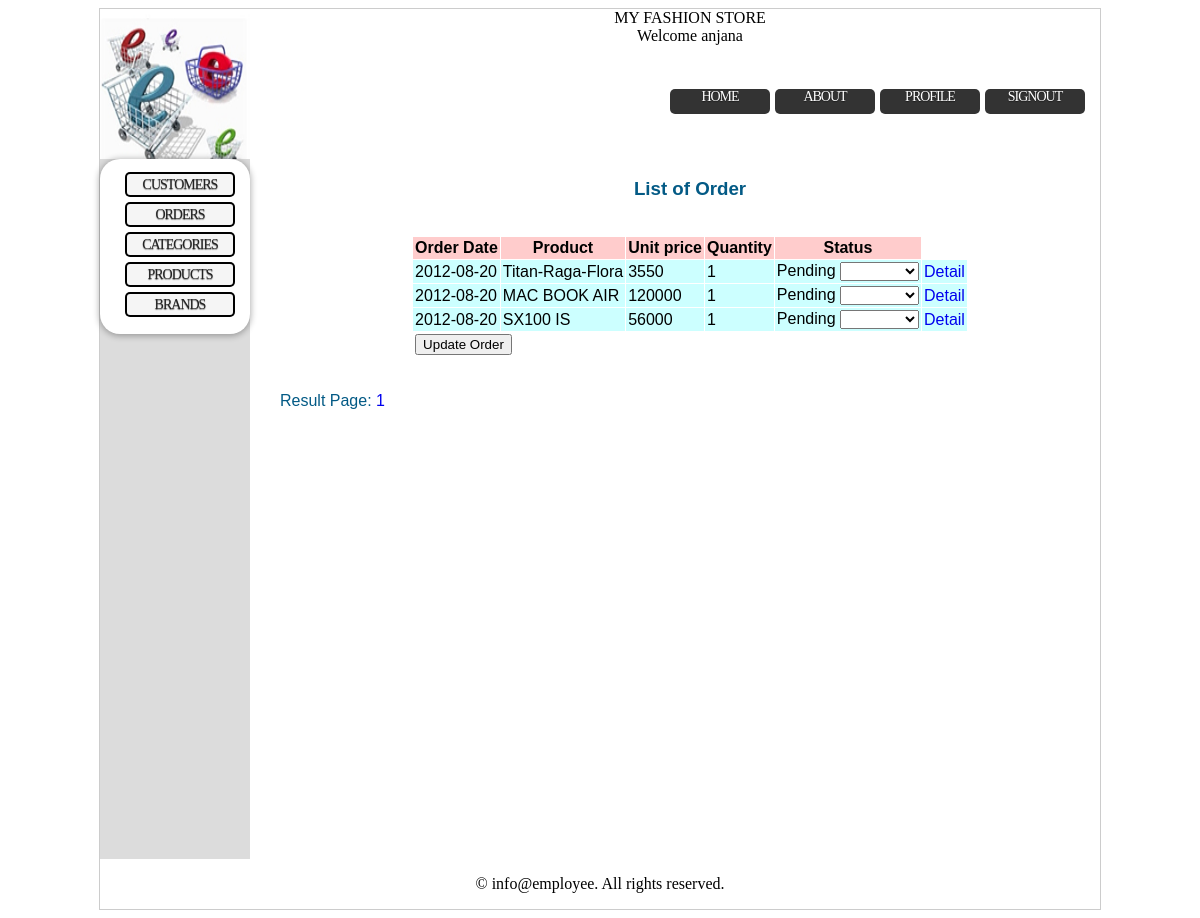
Screenshot of /admin/order_list.php (signed in) with the database file from the repository.
### tables this page shows
CREATE TABLE IF NOT EXISTS `orders` (
  `oid` int(11) NOT NULL,
  `orderdate` date NOT NULL,
  `pid` int(11) NOT NULL,
  `productname` varchar(255) NOT NULL,
  `price` int(11) NOT NULL,
  `quantity` int(11) NOT NULL,
  `status` varchar(25) NOT NULL DEFAULT 'Pending'
);

### library/sql.php (called while the page is built, shortened)
<?php
class DB
{
	public function query($sql)
	{
		$result = mysql_query($sql) or die(mysql_error());
		if($result) return $result;
		else return false;
	}
}
?>

### admin/order_list.php (the view, shortened to what this page needs)
<?php
require_once "../library/sql.php";
$db= new DB();
$records_per_page = 15;
$total = mysql_result(mysql_query("SELECT COUNT(*) FROM orders"), 0);
$page_count = ceil($total / $records_per_page);
$page = 1;
$skip = ($page - 1) * $records_per_page;
$query =("SELECT * FROM orders LIMIT $skip, $records_per_page");
$result=$db->query($query);
?>
<html>
	<head>
		<link rel="stylesheet" type="text/css" href="../CSS/style.css" media="screen" />
	</head>
	<body>
		<div class="wrapper">
		<?php
			require_once "../library/header.php";
			require_once "../library/content.php";
		?>
		<div class="rightcontent">
		<?php
			if(mysql_num_rows($result)>=1)
				{
					?>
						<form name="status" method="POST" action="order_list.php?action=update">
						<center><h3>List of Order</h3></center>
						<br/><table align="center" border="0px" cellpadding="2" cellspacing="1">
						 <tr bgcolor="#FFCCCC"><th>Order Date</th><th>Product</th><th>Unit price</th><th>Quantity</th>
						 <th>Status</th></tr>
					<?php
					while($row=mysql_fetch_assoc($result))
					{
					?>
						<tr bgcolor="#CCFFFF">
						<td><?php echo $row['orderdate'];?></td>
						<td><?php echo $row['productname'];?></td>
						<td><?php echo $row['price'];?></td>
						<td><?php echo $row['quantity'];?></td>
						<td><?php echo $row['status'];?>
						<select name="status_<?php echo $row['oid']; ?>">
						<option value=""></option>
						<option value="pending">Pending</option>
						</select></td>
						<td><a href="orderdetail.php?orderid=<?php echo $row['oid'];?>" style="text-decoration:none;">Detail</a></td>
						</tr>
					<?php
					}
				?>
				<tr>
				<td colspan="6"><input type="submit" name="btnupdate" value="Update Order" /></td>
				</tr>
				</table>
				</form><br/>
				Result Page:
				<?php
				for ($i = 1; $i <= $page_count; ++$i)
					{
						echo '<a href="' . $_SERVER['PHP_SELF'] . '?page=' . $i . '" align="center" style="text-decoration:none;">'. $i . '</a> ';
					}
				}
				else
				{
					echo "No orders are placed yet";
				}
				?>
		</div>
		<div class="footer">
			<p>&copy; info@employee. All rights reserved.</p>
		</div>
		</div>
	</body>
</html>

### library/header.php (shortened to what this page needs)
<div id="header">
	<div class="logo">
			<img src="../IMAGES/logo.jpg" height="170px" width="150px">
		</div>
		<div class="banner">
			<div class="bannerup">
				<center>MY FASHION STORE</center>
				<?php
					echo "<center>Welcome " . $_SESSION['username'] . "</center>";
				?>
			</div>
			<div class="bannerdown">
				<div class="menu">
				<ul>
				<ul id="nav">
					<li><a href="logout.php">Signout</a></li>
					<li><a href="#">profile</a>
					</li>
					<li>
						<a href="#">About</a>
					</li>
					<li><a href="main.php">Home</a></li>
				</ul>
				</ul>
				</div>
			</div>
		</div>
</div>

### library/content.php (shortened to what this page needs)
<div class="leftcontent">
	<div class="box">
	<div id="menu">
		<ul>
		<li><a href="customer.php">Customers</a></li>
		<li><a href="order_list.php">Orders</a></li>
		<li><a href="category_list.php">Categories</a></li>
		<li><a href="product_list.php">Products</a></li>
		<li><a href="brand.php">Brands</a></li><br/>
		</ul>
	</div>
	</div>
</div>

### CSS/style.css (style rules this page uses)
.wrapper { background-color:#FFFFFF; width: 1000px; border: 1px solid #cccccc; height: 900px; margin: 0px auto; }
.logo { float:left; height:150px; width: 150px; background-color: black; font-family:calibri; }
.banner { width: 820px; float: right; height: 150px; background-color:#FFFFFF; }
.bannerup { width: 820px; float: left; height: 80px; background:#FFFFFF; }
.bannerdown { width: 820px; float:left; height: 70px; border:1px auto; background-color:#FFFFFF; }
.footer { float:left; height:50px; width:1000px; background-color:#FFFFFF; color: #000000; text-align:center; }
.leftcontent { float: left; height: 700px; width:150px; background: #DCDCDC; color: #330033; font-family: calibri; font-weight:normal; }
.rightcontent { float: right; height: 700px; width: 820px; background: #FFFFFF; color: #035A85; font-family: Verdana, Arial, Helvetica; }
.menu { width: 800px; height: 25px; margin: 0 auto; padding: 0px; }
.menu ul { margin: 0; padding: 0px 0px 0px 0px; list-style: none; line-height: normal; text-align: right; }
.menu li { display: inline-block; padding: 0px 0px 0px 0px; }
.menu a { display:block; height: 25px; width:100px; margin: 0px; padding: 0px 0px; letter-spacing: -1px; text-decoration: none; text-align: center; font-family: calibri; text-transform: uppercase; font-size: 14px; font-weight: normal; color: #FFFFAA; border-radius: 5px; background: #FFFFFF; text-shadow: 0px 1px 1px rgba(0,0,0,0.5); }
.box { height:165px; margin-bottom: 5px; padding: 5px; background: #FFFFFF; border-radius: 20px 20px 20px 20px; color: #707070; box-shadow: 0px 1px 6px 1px rgba(0,0,0,0.3); }
#menu { width: 150px; height: 150px; margin: 0 auto; padding: 0px; }
#menu ul { margin: 0; padding: 3px 0px 0px 0px; list-style: none; line-height: normal; text-align: center; }
#menu li { display: inline-block; padding: 5px 0px 0px 0px; }
#menu a { display: block; height: 15px; width:100px; margin: 0px; padding: 5px 5px; letter-spacing: -1px; text-decoration: none; text-align: center; text-transform: uppercase; font-size: 14px; font-weight: normal; color: #222222; border-radius: 5px; background: #F5F5F5; box-shadow: inset 0px 0px 0px 2px #000000; text-shadow: 0px 1px 1px rgba(0,0,0,0.5); }
#nav { list-style:none; font-weight:bold; margin-bottom:10px; float:right; width:100%; }
#nav li { float:right; margin-right:5px; position:relative; }
#nav a { display:block; padding:0px; color:#fff; background:#333; text-decoration:none; }

### rows the page displays
orders: orderdate "2012-08-20", productname "Titan-Raga-Flora", price "3550", quantity "1", status "Pending"
orders: orderdate "2012-08-20", productname "MAC BOOK AIR", price "120000", quantity "1", status "Pending"
orders: orderdate "2012-08-20", productname "SX100 IS", price "56000", quantity "1", status "Pending"

### other values shown
$_SESSION['username'] "anjana"
